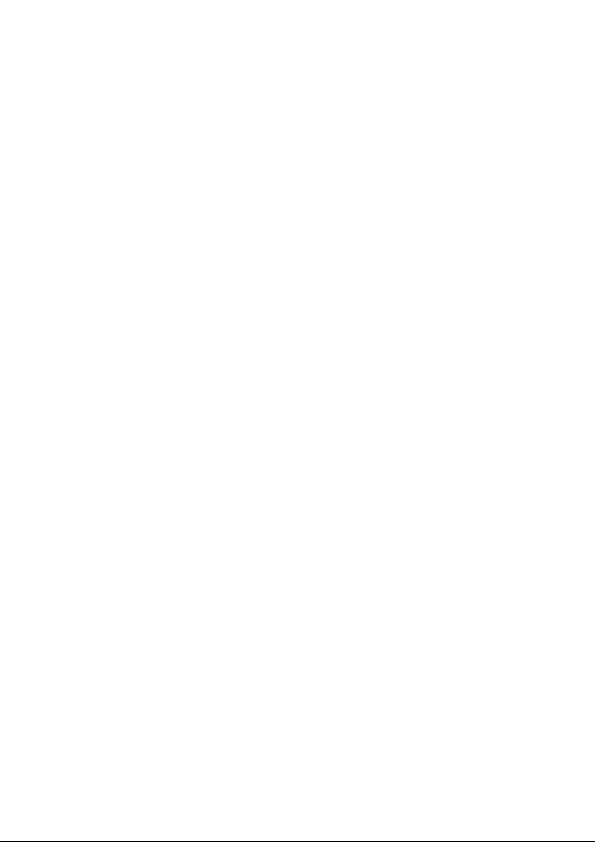
Frame 1 (no input)
Frame 60 (the mouse pressed at the canvas centre just before this capture): identical to frame 1, image omitted
Frame 120 (the mouse held since frame 60 and released just before this capture): identical to frame 1, image omitted

The Processing sketch that drew this single still picture (run headless with seeded random() and noise(); from frame 60 on, the mouse is pressed at the canvas centre):

// Processing sketch: Mandelbrot
// ── Mandelbrot.pde
// A4 300ppi 2480x3508 px
// A4 72ppi 595x842 px
// A4 48ppi 397x561 px

int PGWidth = 2480, PGHeight = 3508;
PGraphics img;


void setup() {
  size(595, 842);  // プレビュー用
  background(0);
  frameRate(10);

  img = createGraphics(PGWidth, PGHeight);

  img.beginDraw();
  img.background(255);        // 背景白
  img.translate(PGWidth/2, PGHeight/2);  // 中心を原点に
  img.stroke(0, 5);           // 黒・透明度5
  img.strokeWeight(7);      // 細めの点

  img.endDraw();
  
  // 表示部分：アスペクト比を維持して中央に表示
  float imgAspect = float(PGWidth) / PGHeight;
  float screenAspect = float(width) / height;

  float displayW, displayH;
  if (imgAspect > screenAspect) {
    displayW = width;
    displayH = width / imgAspect;
  } else {
    displayH = height;
    displayW = height * imgAspect;
  }

  float offsetX = (width - displayW) / 2;
  float offsetY = (height - displayH) / 2;

  image(img, offsetX, offsetY, displayW, displayH);
}

void draw() {
}

void keyPressed() {
  if (key == 's') {
    String timeStamp = year() + nf(month(), 2) + nf(day(), 2) + "_" + nf(hour(), 2) + nf(minute(), 2) + nf(second(), 2);
    String fileName = "./images/capture" + timeStamp + ".png";
    img.save(fileName);
    println("image saved");
  }
}
